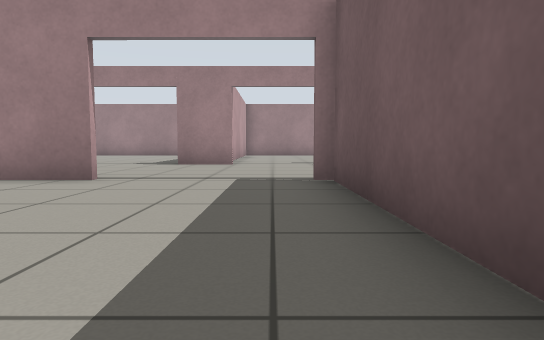
[1] (above)

24 first-person views from a walk through a world built for the Gazebo simulator. The camera is 0.5 m above the floor, tilts 4° down and sees 75° across. The floor is counted in squares, 1 m on a side. Each view is taken from the middle of a square. On the plan, view 1 faces up. The plan holds only what a view shows up to about 9 squares ahead; the rest is blank. The robots in the file are not drawn.

[2]
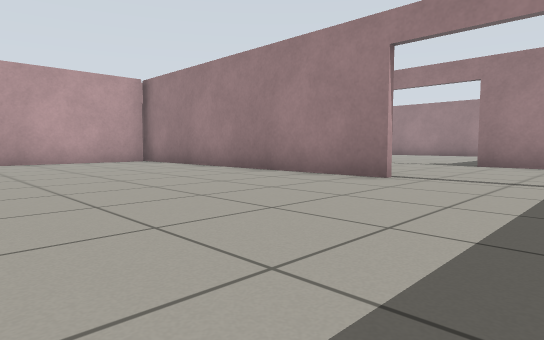

[3]
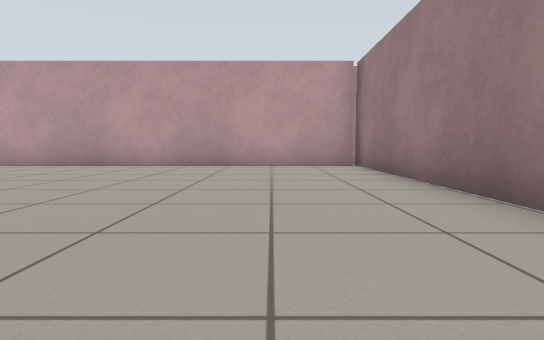

[4]
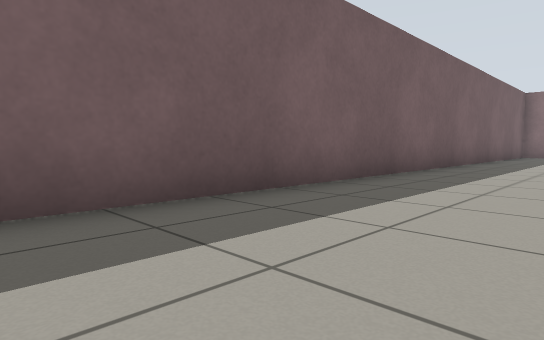

[5]
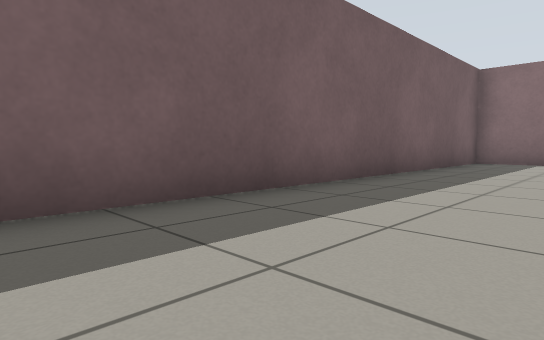

[6]
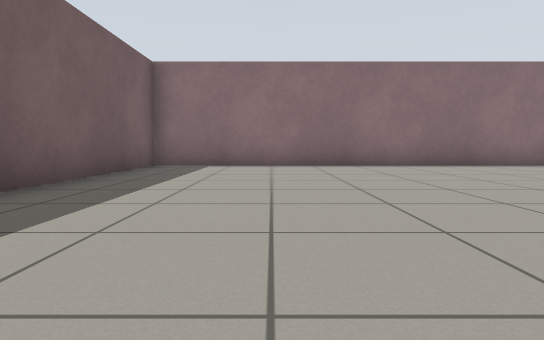

[7]
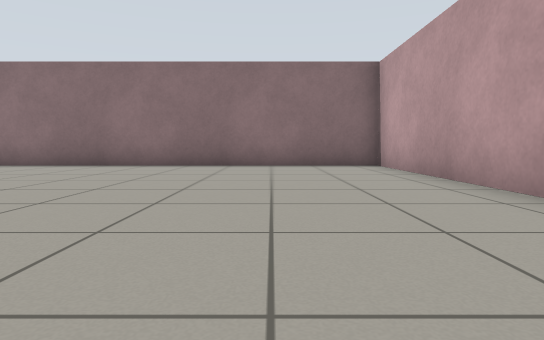

[8]
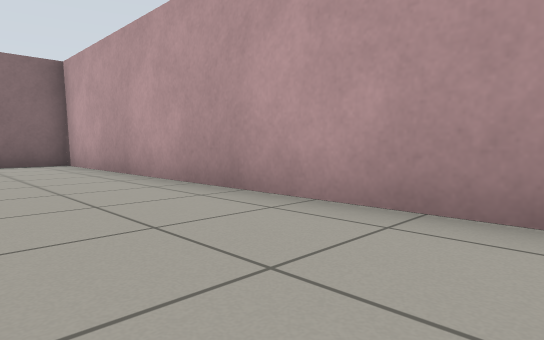

[9]
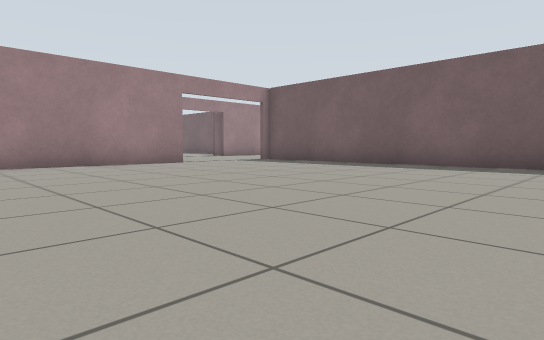

[10]
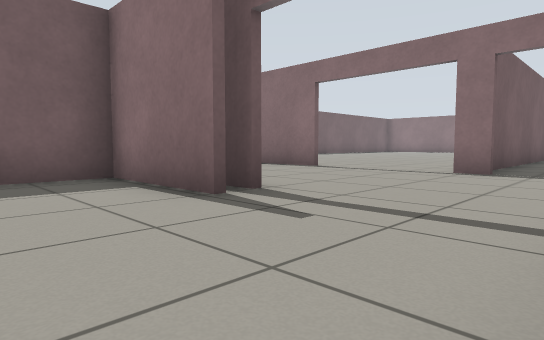

[11]
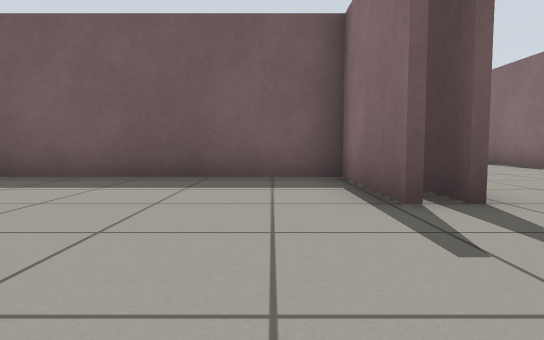

[12]
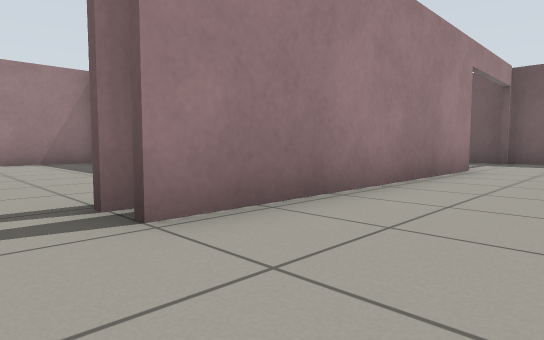

[13]
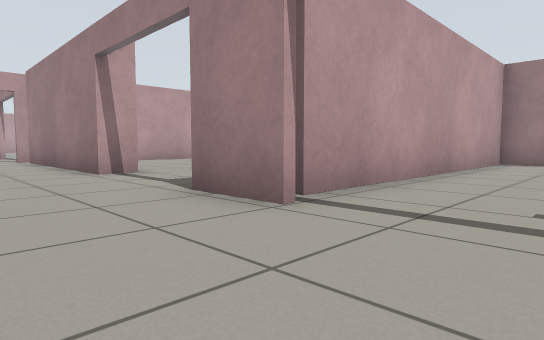

[14]
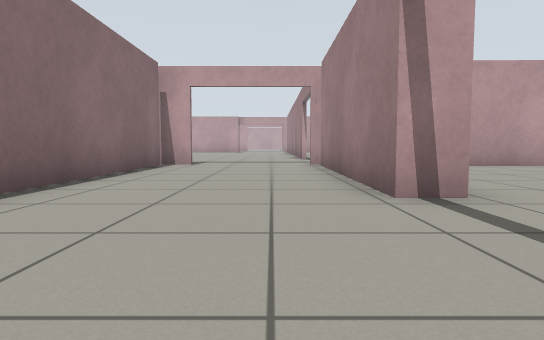

[15]
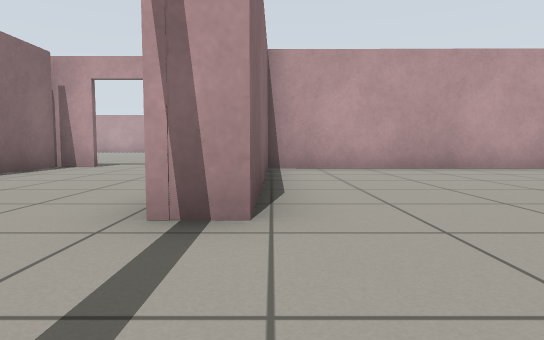

[16]
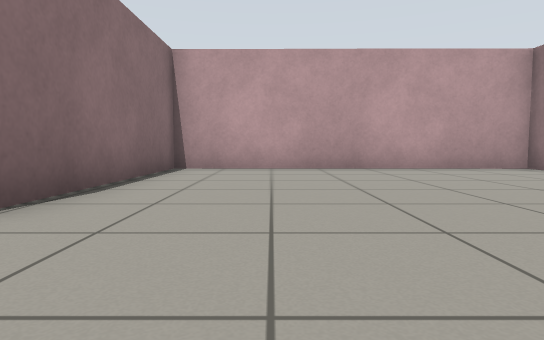

[17]
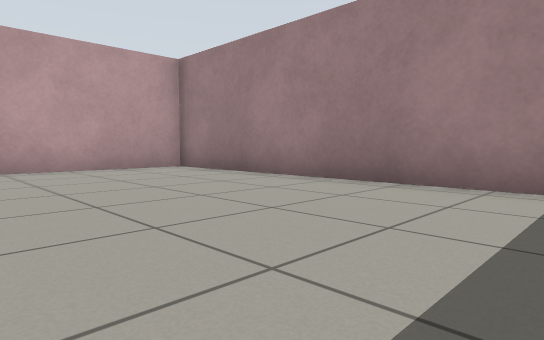

[18]
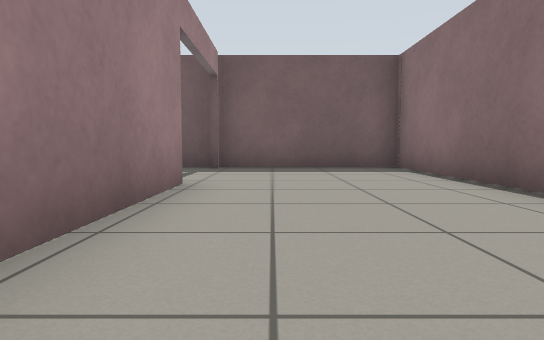

[19]
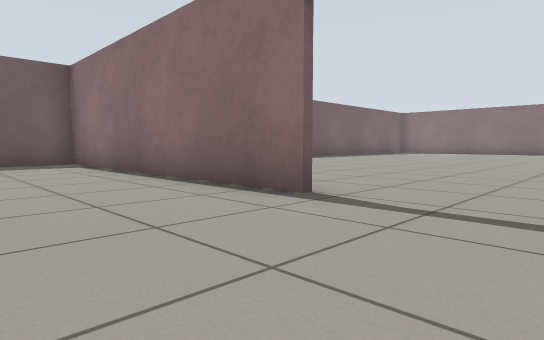

[20]
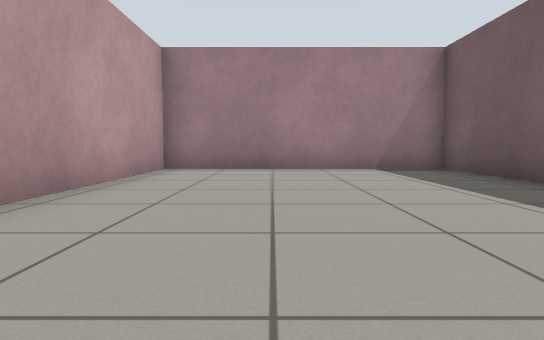

[21]
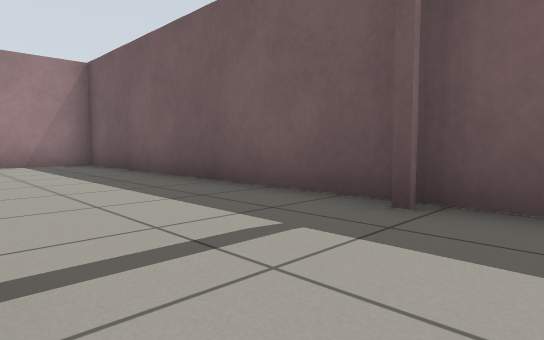

[22]
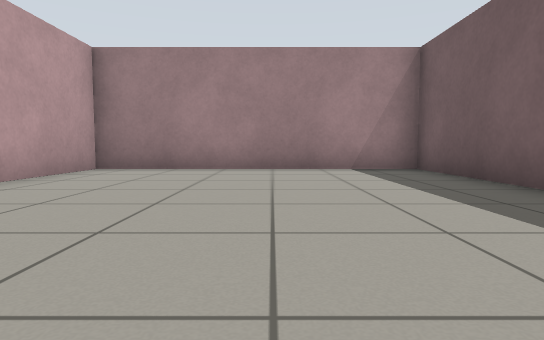

[23]
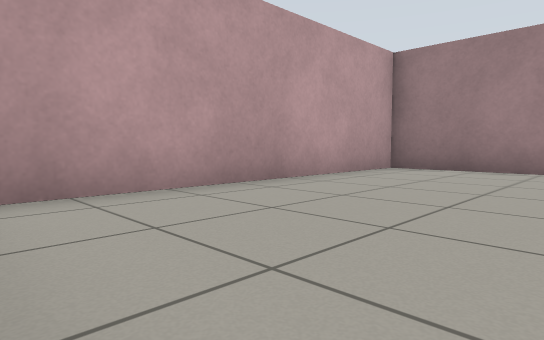

[24]
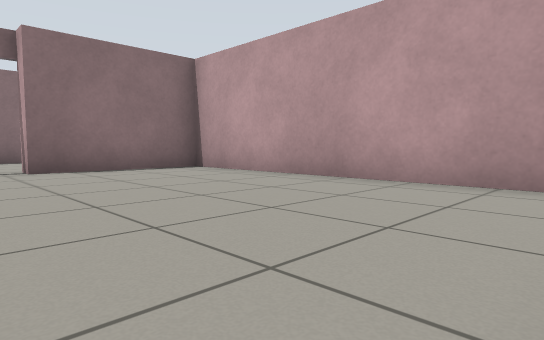

### Floor plan
Points are (right, up) in squares from view 1. A wall is a line through its corners. A room is listed if a view was taken in it or the views show most of it. See-through windows are left out.
Room 1 (views 1, 2, 3, 4, 5, 6, 7, 8, 9)
walls: (-2.5, 5.1) (-10.6, 5.1) (-10.6, -13.7) (0.9, -13.7) (0.9, 5)
ways out: open door at (-1, 5) to room 3; open door at (-4, -14)
Room 2 (views 10, 11, 20)
walls: (1.9, 9.8) (4.5, 9.8) (4.5, 17.4) (-1.3, 17.4) (-1.3, 9.6); (2, 9.3) (3, 9.3)
ways out: open door at (0.5, 9) to room 3
Room 3 (views 12, 13, 14, 18, 19, 21)
walls: (0.6, 5.2) (1.2, 5.2); (-1, 9.2) (-2.5, 9.2); (4.3, 5.2) (12, 5.2) (12, 8.9); (-5.3, 9.2) (-10.8, 9.2); (8.7, 9.2) (2, 9.2); (-10.8, 5.2) (-5.5, 5.2); (-11.2, 6) (-11.2, 5)
ways out: open door at (-1, 5) to room 1; open door at (0.5, 9) to room 2; open door at (-4, 9) to room 4; open door at (10, 9) to room 5; open door at (3, 5)
Room 4 (views 15, 16, 17)
walls: (-3.5, 17.4) (-10.6, 17.4) (-10.6, 9.9) (-5.3, 9.9) (-5.3, 9.2)
ways out: open door at (-4, 9) to room 3
Room 5 (views 22, 23, 24)
walls: (12, 8.9) (12, 17.4) (5.3, 17.4) (5.3, 9.8) (8.7, 9.7) (8.7, 9.2)
ways out: open door at (10, 9) to room 3

Positions as (right, up) in squares from view 1, and headings:
1: (0, 0), facing up
2: (0, 0), facing up-left
3: (-2, 3), facing left
4: (-2, 3), facing down-right
5: (-2, -3), facing down-right
6: (-2, -5), facing down
7: (-8, -5), facing down
8: (-8, -4), facing down-left
9: (-8, -4), facing up-right
10: (-1, 12), facing down-right
11: (-1, 11), facing right
12: (1, 7), facing up-right
13: (1, 7), facing up-left
14: (-2, 8), facing left
15: (-3, 10), facing left
16: (-3, 12), facing left
17: (-3, 13), facing up-left
18: (4, 8), facing right
19: (2, 8), facing down-right
20: (1, 10), facing up
21: (9, 8), facing up-right
22: (9, 10), facing up
23: (9, 10), facing up-left
24: (10, 17), facing down-left
